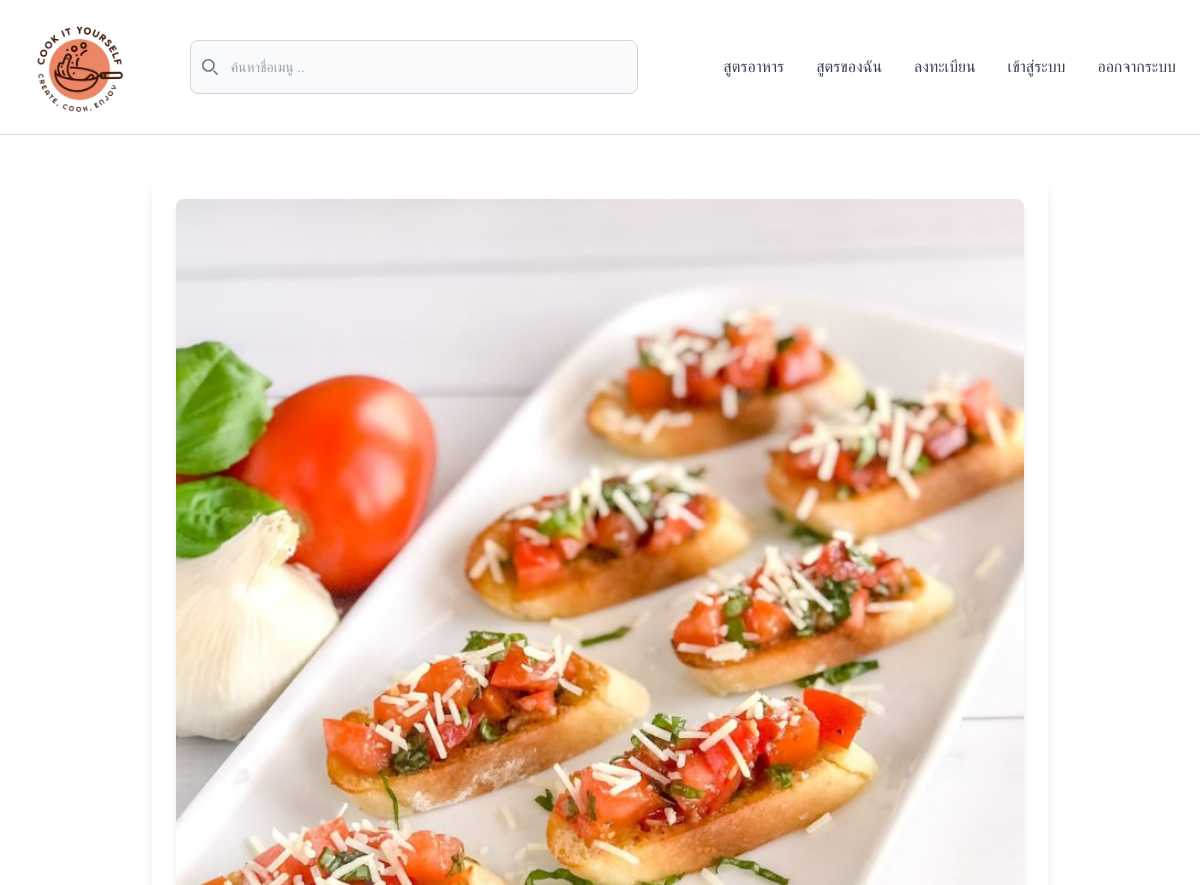
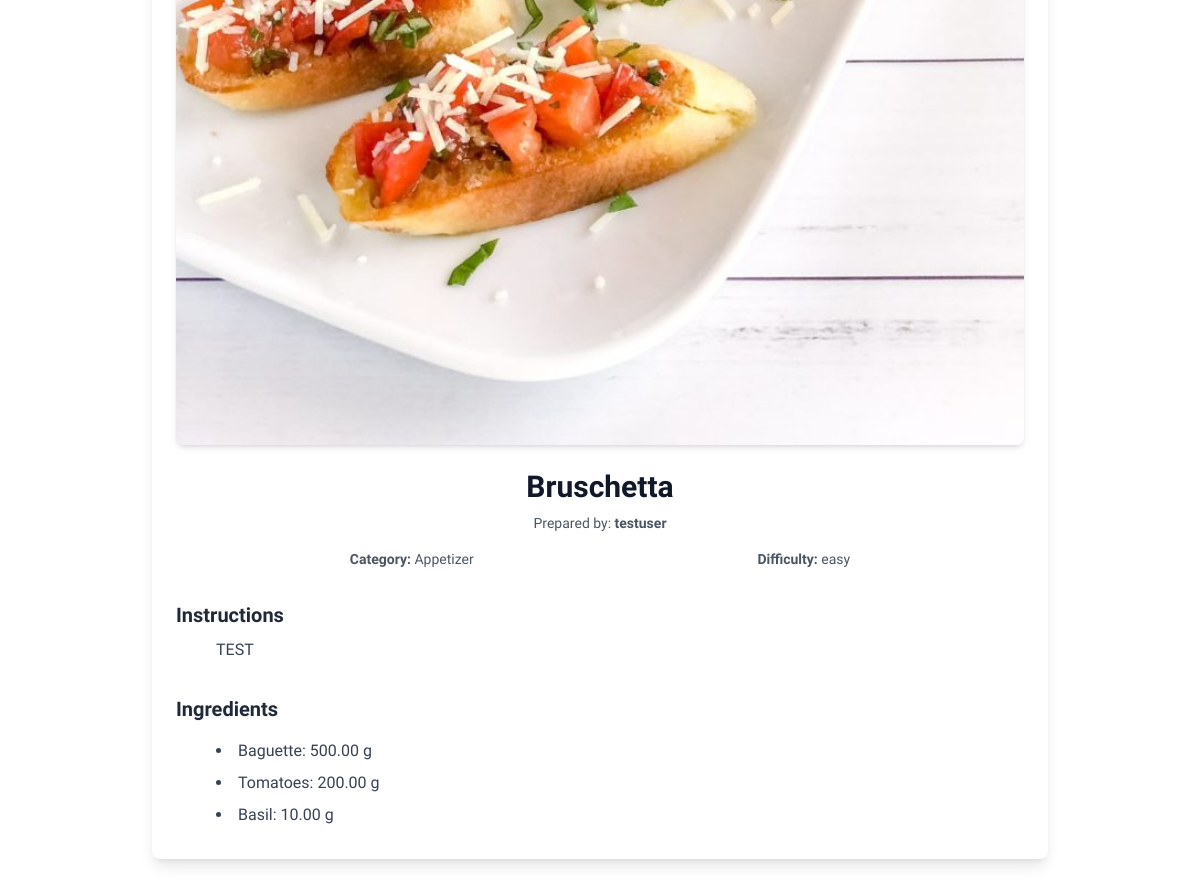
/recipe/2/ (signed in), run on the app's committed database (2 pictures, top to bottom).
### recipes/models.py (models this page shows, shortened)
class Recipe(models.Model):
    user = models.ForeignKey(User, related_name='recipes', on_delete=models.CASCADE)
    title = models.CharField(max_length=200, unique=True)
    category = models.CharField(max_length=50)
    difficulty = models.CharField(max_length=50)
    picture_url = models.ImageField(upload_to='recipes/images/', blank=True, null=True)
    instructions = models.TextField()

class User(models.Model):
    first_name = models.CharField(max_length=100)
    last_name = models.CharField(max_length=100)
    email = models.EmailField(unique=True)
    username = models.CharField(max_length=100, unique=True)
    password = models.CharField(max_length=128)
    created_at = models.DateTimeField(auto_now_add=True)

class Ingredient(models.Model):
    recipe = models.ForeignKey(Recipe, related_name='ingredients', on_delete=models.CASCADE)
    name = models.CharField(max_length=100)
    amount = models.DecimalField(max_digits=5, decimal_places=2)
    unit = models.CharField(max_length=50, choices=[
        ('tsp', 'ช้อนชา'),
        ('tbs', 'ช้อนโต๊ะ'),
        ('oz', 'ออนซ์'),
        ('g', 'กรัม'),
        ('lb', 'ปอนด์ (lb)'),
        ('cup', 'ถ้วยตวง'),
    ])

### recipes/views.py (the view)
# urls.py: path('recipe/<int:pk>/', recipeDetailView.as_view(), name='recipe-detail'),
class recipeDetailView(LoginRequiredMixin, DetailView):
    model = Recipe
    template_name = "recipes/recipeDetail.html"
    context_object_name = "recipe"
    login_url = "/login/"
    def get_context_data(self, **kwargs):
        context = super().get_context_data(**kwargs)
        recipe = self.object
        context['title'] = recipe.title
        context['user'] = recipe.user.username
        context['picture_url'] = recipe.picture_url
        context['MEDIA_URL'] = settings.MEDIA_URL
        context['category'] = recipe.category
        context['difficulty'] = recipe.difficulty
        context['instructions'] = recipe.instructions
        context['ingredients'] = recipe.ingredients.all()
        return context

### theme/templates/recipes/recipeDetail.html
{% extends 'recipes/base.html' %}
{% block main %}
<div class="container mx-auto mt-10 mb-10 p-6 bg-white shadow-lg rounded-lg max-w-4xl">
    <div class="mb-6">
        <img src="{{ MEDIA_URL }}{{ picture_url }}" alt="{{ title }}" class="w-full h-auto object-cover rounded-lg shadow-md">
    </div>
    <div class="text-center mb-4">
        <h1 class="text-3xl font-bold text-gray-900 mb-2">{{ title }}</h1>
        <p class="text-sm text-gray-600">Prepared by: <span class="font-semibold">{{ user }}</span></p>
    </div>
    <div class="flex justify-around text-sm text-gray-600 mb-8 px-8">
        <p class="font-semibold">Category: <span class="font-normal">{{ category }}</span></p>
        <p class="font-semibold">Difficulty: <span class="font-normal">{{ difficulty }}</span></p>
    </div>
    <div class="mb-8">
        <h2 class="text-xl font-semibold text-gray-800 mb-2">Instructions</h2>
        <p class="ml-10 text-gray-700 leading-relaxed">{{ instructions }}</p>
    </div>
    <div>
        <h2 class="text-xl font-semibold text-gray-800 mb-4">Ingredients</h2>
        <ul class="ml-10 list-disc list-inside text-gray-700">
            {% for ingredient in ingredients %}
                <li class="mb-2">
                    <span class="font-medium">{{ ingredient.name }}</span>:
                    <span>{{ ingredient.amount }}</span>
                    <span>{{ ingredient.unit }}</span>
                </li>
            {% endfor %}
        </ul>
    </div>
</div>
{% endblock %}

### theme/templates/recipes/base.html (shortened to what this page needs)
{% load static tailwind_tags %}
<!DOCTYPE html>
<html lang="en">
<head>
	{% tailwind_css %}
	<link rel="stylesheet" href="https://unpkg.com/swiper/swiper-bundle.min.css" />
</head>
<body class="flex flex-col min-h-screen">
	{% include 'recipes/header.html' %}
	<main class="flex flex-col grow bg-white">
		{% block main %}
		{% endblock %}
	</main>
</body>
</html>

### theme/templates/recipes/header.html (shortened to what this page needs)
<!DOCTYPE html>
<html lang="en">
<head>
    {% load static %}
    <script src="https://cdn.tailwindcss.com"></script>
</head>
<body>
    <header class="relative w-full bg-white border-b border-gray-300">
        <div class="flex items-center justify-between max-w-screen-xl mx-auto px-6 py-4">
            <div class="flex items-center">
                <img class="w-28 h-auto object-cover" src="{% static 'recipes/img/logo-1.png' %}" alt="Logo">
            </div>
            <div class="flex items-center space-x-8 flex-grow">
                <form class="max-w-md mx-auto relative flex-grow" id="search-form">
                    <div class="relative">
                        <div class="absolute inset-y-0 left-0 flex items-center pl-3 pointer-events-none">
                        </div>
                        <input type="search" id="default-search" class="block w-full p-4 pl-10 text-sm text-gray-900 border border-gray-300 rounded-lg bg-gray-50 focus:ring-blue-500 focus:border-blue-500"
                            placeholder="ค้นหาชื่อเมนู .." required autocomplete="off" onkeyup="fetchSuggestions()" />
                    </div>
                </form>
                <a href="{% url 'home' %}" class="text-gray-700 font-medium hover:text-orange-600 transition">สูตรอาหาร</a>
                <a href="{% url 'myRecipes' %}" class="text-gray-700 font-medium hover:text-orange-600 transition">สูตรของฉัน</a>
                <a href="{% url 'signup' %}" class="text-gray-700 font-medium hover:text-orange-600 transition">ลงทะเบียน</a>
                <a href="{% url 'login' %}" class="text-gray-700 font-medium hover:text-orange-600 transition">เข้าสู่ระบบ</a>
                <form action="{% url 'logout' %}" method="post">
                    <button type="submit" class="text-gray-700 font-medium hover:text-orange-600 transition">ออกจากระบบ</button>
                </form>
            </div>
        </div>
    </header>
</body>
</html>

### theme/templates/recipes/base.html (style rules this page uses)
* { font-family: "Kanit", serif; font-optical-sizing: auto; font-style: normal; }

### theme/templates/recipes/header.html (style rules this page uses)
* { font-family: "Kanit", serif; }

### data on the page
Recipe: picture_url (picture), title "Bruschetta", category "Appetizer", difficulty "easy", instructions "TEST"
User: username "testuser"
Ingredient: name "Baguette", amount "500.00", unit "g"
Ingredient: name "Tomatoes", amount "200.00", unit "g"
Ingredient: name "Basil", amount "10.00", unit "g"
